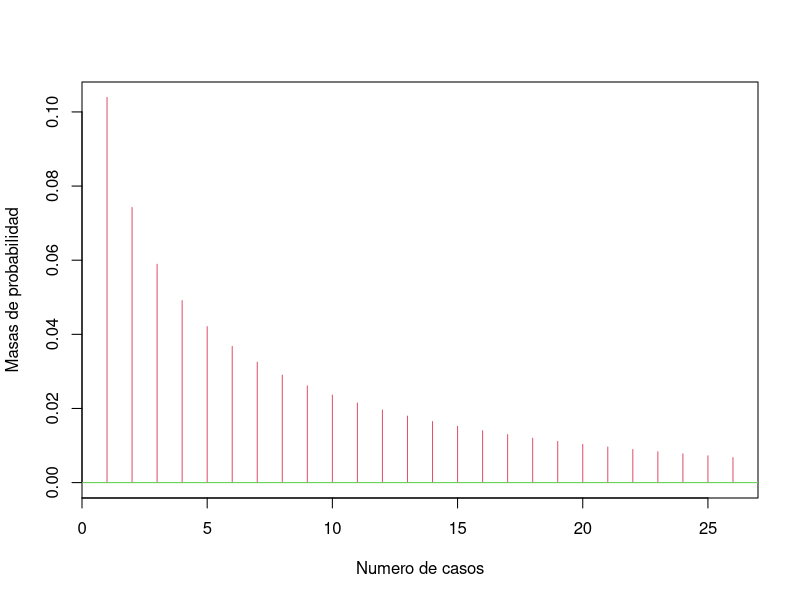

Generate this figure with R:
#### MICHELLE GARCIA  ####
#### BINOMIAL NEGATIVA ####
#### 143751 #### 


BinNeg.Plot <- function(mu, n , p, a=NA,b=NA,calcProb=(!is.na(a) | !is.na(b)),quantile=NA,calcQuant=!is.na(quantile))
{
  # Poisson
  sd = sqrt(mu)
  low = max(0, round(mu - 3 * sd))
  high = round(mu + 5 * sd)
  values = low:high
  probs = dnbinom(values, n, p, mu, log= FALSE)
  plot(c(low,high), c(0,max(probs)), type = "n", 
       xlab = "Numero de casos",
       ylab = "Masas de probabilidad",
       main = "")
  lines(values, probs, type = "h", col = 2)
  abline(h=0,col=3)
  if(calcProb) {
    if(is.na(a)){ a = 0 }
    if(is.na(b)){
      a = round(a)
      prob = 1-pnbinom(a-1,n,p,mu, lower.trail = TRUE, log.p = FALSE)
      title(paste("P(",a," <= Y ) = ",round(prob,6),sep=""),line=0,col.main=4)
      u = seq(max(c(a,low)),high,by=1)
    }
    else {
      if(a > b) {d = a; a = b; b = d;}
      a = round(a); b = round(b)
      prob = pnbinom(b,n,mu, lower.tail = TRUE, log.p = FALSE) - pnbinom(a-1,n,mu,lower.tail = TRUE, log.p = FALSE )
      title(paste("P(",a," <= N <= ",b,") = ",round(prob,6),sep=""),line=0,col.main=4)
      u = seq(max(c(a,low)),min(c(b,high)),by=1)
    }
    v = dnbinom(u,n,p, mu ,log = FALSE)
    lines(u,v,type="h",col=4)
  }
  else if(calcQuant==T) {
    if(quantile < 0 || quantile > 1)
      stop("El cuantil debe estar entre 0 y 1")
    x = qnbinom(quantile,n,p,mu, lower.tail = TRUE, log.p = FALSE )
    title(paste("",quantile," quantile = ",x,sep=""),line=0,col.main=4)
    u = 0:x
    v = dnbinom(u,n,p,mu, log = FALSE)
    lines(u,v,type="h",col=4)
  }
  return(invisible())
}

BinNeg.Plot(10,0.5)



